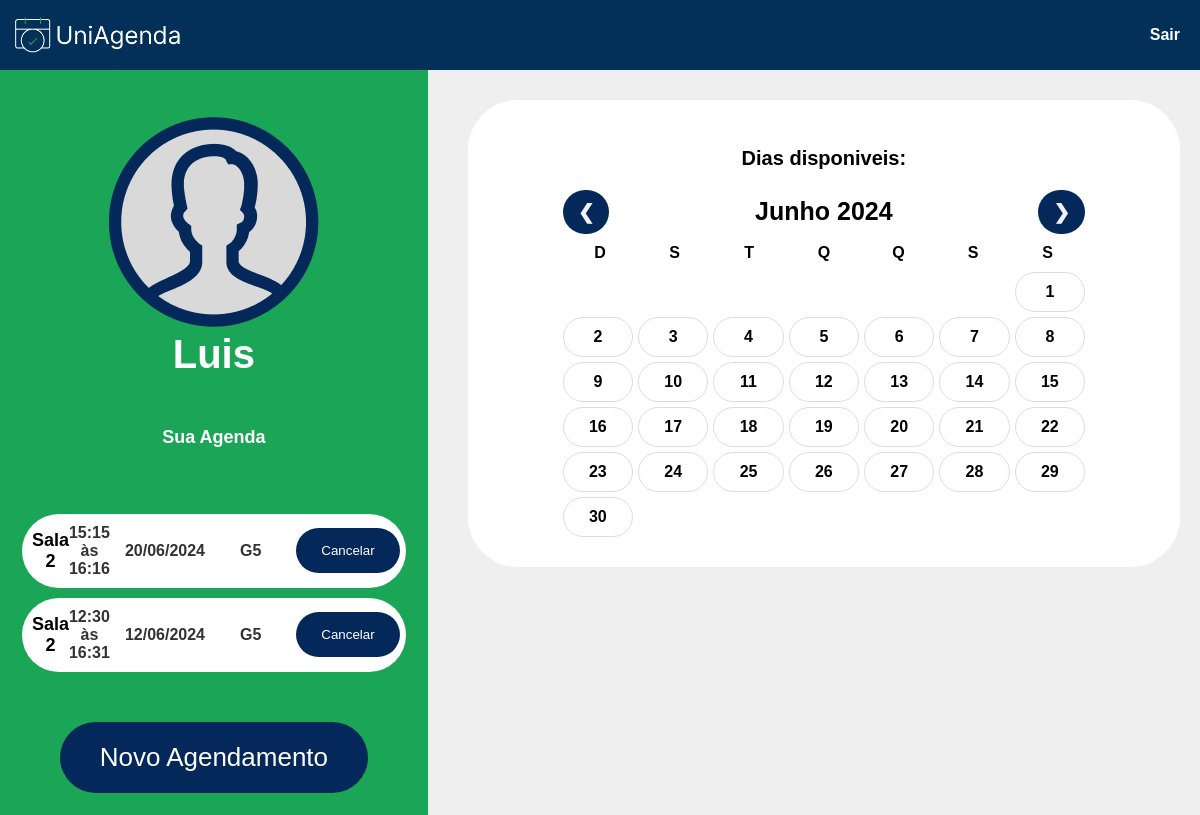
Page / (signed in) on the earlier database version.
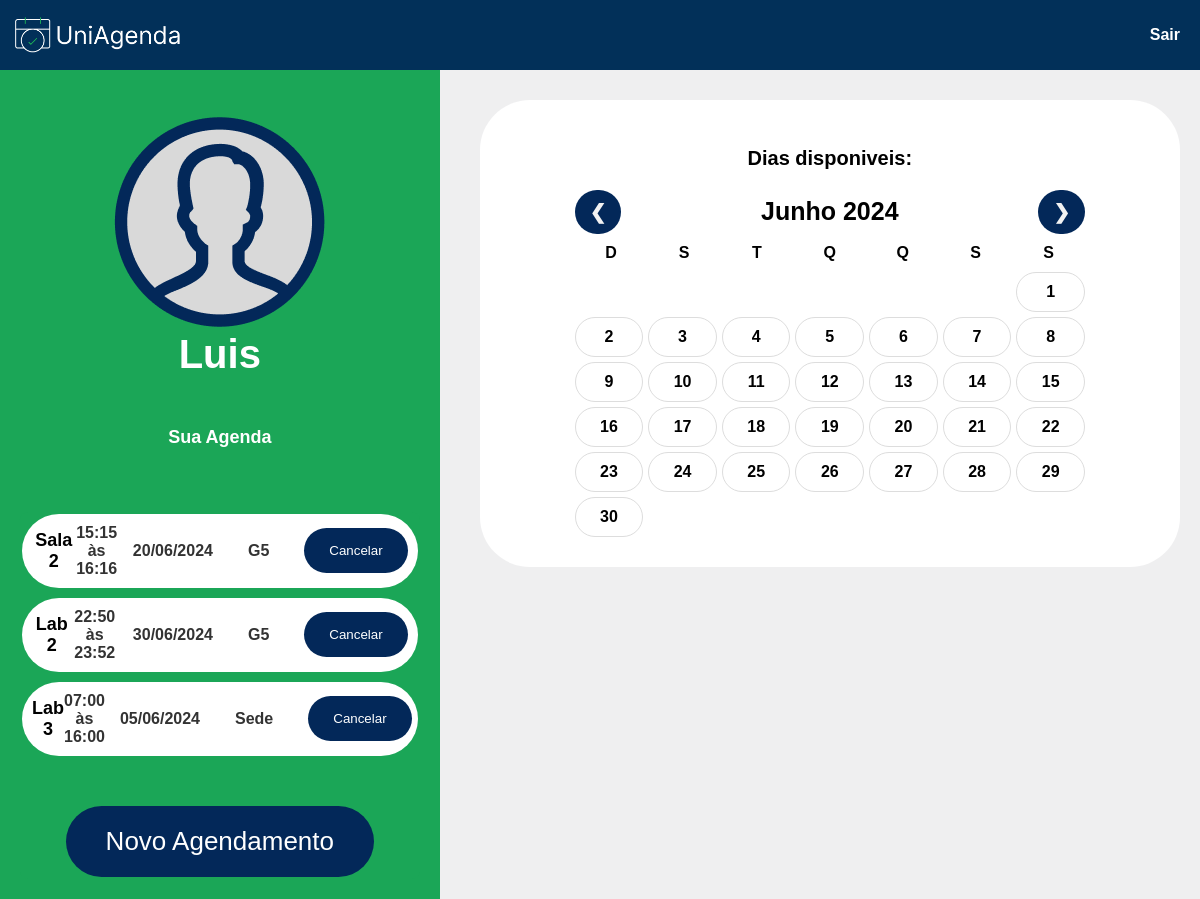
Same page on the later database version.
### UniAgendaPasta/models.py (models this page shows, shortened)
class User(db.Model):
    id = db.Column(db.Integer, primary_key=True)
    nome = db.Column(db.String(100), nullable=False)
    email = db.Column(db.String(100), nullable=False, unique=True)
    senha = db.Column(db.String(100), nullable=False)
    agendamentos = db.relationship('Agendamento', backref='autor', lazy=True)

class Agendamento(db.Model):
    id = db.Column(db.Integer, primary_key=True)
    data = db.Column(db.Date, nullable=False)
    hora_inicio = db.Column(db.DateTime, nullable=False)
    hora_fim = db.Column(db.DateTime, nullable=False)
    predio = db.Column(db.String(100), nullable=False)
    laboratorio = db.Column(db.String(100), nullable=False)
    id_usuario = db.Column(db.Integer, db.ForeignKey('user.id'), nullable=False)

### UniAgendaPasta/routes.py (the view)
@app.route('/')
def homePage():
    if 'email' in session:
        try:
            email_usuario = session['email']
            user = User.query.filter_by(email=email_usuario).first()
            if user:
                agendamentos = buscar_agendamentos_usuario(user.id)
            else:
                agendamentos = []
            return render_template('home2.html', session=user.nome, labs=labslista, predios=predioslista, agendamentos=agendamentos)
        except Exception as e:
            print(e)
            return render_template('home2.html', session=session['nome'], labs=labslista, predios=predioslista, agendamentos=[])
    else:
        return redirect('/login')

### UniAgendaPasta/routes.py (called while the page is built)
def buscar_agendamentos_usuario(usuario_id):
    try:
        agendamentos = Agendamento.query.filter_by(id_usuario=usuario_id).all()
        return agendamentos
    except Exception as e:
        print(e)
        return []

### UniAgendaPasta/templates/home2.html (shortened to what this page needs)
<!DOCTYPE html>
<html lang="pt-BR">
<head>
  <link rel="stylesheet" href="/static/css/home2.css">
</head>
<body>
  <header>
    <img style="height: 50px; padding-left: 10px;" src="/static/Group1.png" alt="logo">
    <a class="logout-btn" style="text-decoration: none;" href="/logout">Sair</a>
  </header>
  <main class="main-content" style="display: flex; justify-content: flex-start;">
    <section class="user-info">
      <div class="user-box">
        <img src="/static/userfotopadrao.png" alt="fotousuario">
        <h2 class="username">{{ session.capitalize() }}</h2>
        <h4 class="agenda">Sua Agenda</h4>
      </div>
      <div class="container1">
        {% if agendamentos %}
          <div class="agendamentos">
            {% for agendamento in agendamentos %}
              <div class="agendamento">
                <h3>{{ agendamento.laboratorio }}</h3>
                <div class="details">
                  <span class="hora">{{ agendamento.hora_inicio.strftime('%H:%M às') }} {{ agendamento.hora_fim.strftime('%H:%M') }}</span>
                  <span class="date">{{ agendamento.data.strftime('%d/%m/%Y') }}</span>
                  <span class="room">{{ agendamento.predio }}</span>
                  <form id="form-{{ agendamento.id }}" method="post" action="{{ url_for('excluir_agendamento', agendamento_id=agendamento.id) }}">
                    <button type="button" class="cancel-btn" onclick="confirmarExclusao({{ agendamento.id }})">Cancelar</button>
                  </form>
                </div>
              </div>
            {% endfor %}
          </div>
        {% else %}
          <p>Agenda vazia</p>
        {% endif %}
        <button type="button" class="new-appointment-btn" onclick="openAppointmentForm()">Novo Agendamento</button>
      </div>
    </section>
    <section class="calendar">
      <div class="container">
        <h2>Dias disponiveis:</h2>
        <div class="calendar-nav">
          <button class="prev-month" onclick="changeMonth(-1)">&#10094;</button>
          <div class="current-month" id="currentMonth">Junho 2024</div>
          <button class="next-month" onclick="changeMonth(1)">&#10095;</button>
        </div>
        <div class="legend">
          <div>D</div>
          <div>S</div>
          <div>T</div>
          <div>Q</div>
          <div>Q</div>
          <div>S</div>
          <div>S</div>
        </div>
        <div class="calendar-grid"></div>
      </div>
      <div class="flash-messages"">
      </div>
    </section>
  </main>
</body>
</html>

### UniAgendaPasta/static/css/home2.css (style rules this page uses)
body { font-family: sans-serif; margin: 0; display: flex; flex-direction: column; height: 100vh; background-color: #efeff0; color: black; font-weight: bold; transition: 1s; }
header { background-color: #023059; color: #fff; display: flex; justify-content: space-between; width: 100%; position: absolute; top: 0; align-items: center; padding-top: 10px; padding-bottom: 10px; }
main { flex: 1; margin-top: 30px; }
.container1 { background-color: #1BA657; max-width: 1000px; margin: 0 auto; text-align: center; border-radius: 2%; margin-top: 20px; padding: .5%; transition: 1s; }
.container { background-color: #fff; max-width: 1000px; margin: 0 auto; text-align: center; border-radius: 50px; margin-top: 50px; padding: 30px 95px; transition: 1s; }
.logout-btn { color: #fff; padding: 10px 20px; border: none; cursor: pointer; padding-right: 20px; }
.calendar { background-color: #efeff0; padding: 20px; flex: 2; }
h2 { font-size: 20px; margin-bottom: 20px; }
span { color: #333; }
.calendar-nav { display: flex; justify-content: space-between; align-items: center; margin-bottom: 20px; }
.prev-month, .next-month { font-weight: 900; font-size: 20px; color: #F2F2F2; background-color: #032859; border-radius: 50px; padding: 10px 15px; border: none; cursor: pointer; }
.current-month { color: black; font-size: 25px; }
.calendar-grid { display: grid; grid-template-columns: repeat(auto-fit, minmax(100px, 1fr)); gap: 10px; }
.flash-messages { position: relative; width: 100%; height: 60px; background-color: none; display: flex; align-items: center; justify-content: center; padding-bottom: 0px; }
.user-info { background-color: #1BA657; padding: 20px; flex: 1; margin-right: 20px; }
.username { font-size: 40px; margin: -50px 20px 50px 20px; color: #fff; }
.agenda { font-size: 18px; color: #fff; }
.user-box { padding: 20px; text-align: center; }
.agendamentos { display: flex; flex-direction: column; margin-bottom: 20px; background-color: #1BA657; border: none; }
.agendamento { display: flex; align-items: center; padding: 10px; justify-content: space-between; background-color: #fff; margin-bottom: 10px; border-radius: 50px; }
.agendamento h3 { font-size: 18px; margin: 0; }
.details { display: flex; align-items: center; gap: 15px; }
.room { margin-right: 20px; }
.date { margin-right: 20px; }
.cancel-btn { background-color: #032859; color: #fff; padding: 15px 25px; border: none; border-radius: 50px; cursor: pointer; }
.new-appointment-btn { background-color: #032859; color: #fff; padding: 20px 40px; border: none; cursor: pointer; margin-top: 20px; font-size: 26px; border-radius: 50px; }

### UniAgendaPasta/templates/home2.html (style rules this page uses)
.calendar-nav { display: flex; justify-content: space-between; align-items: center; margin-bottom: 10px; }
.calendar-grid { display: grid; grid-template-columns: repeat(7, 1fr); gap: 5px; }
.legend { display: grid; grid-template-columns: repeat(7, 1fr); text-align: center; font-weight: bold; margin-bottom: 10px; }

Differences in the rows shown:
removed Agendamento: laboratorio "Sala 2", hora_inicio "12:30 às", hora_fim "16:31", data "12/06/2024", predio "G5"
added Agendamento: laboratorio "Lab 2", hora_inicio "22:50 às", hora_fim "23:52", data "30/06/2024", predio "G5"
added Agendamento: laboratorio "Lab 3", hora_inicio "07:00 às", hora_fim "16:00", data "05/06/2024", predio "Sede"
